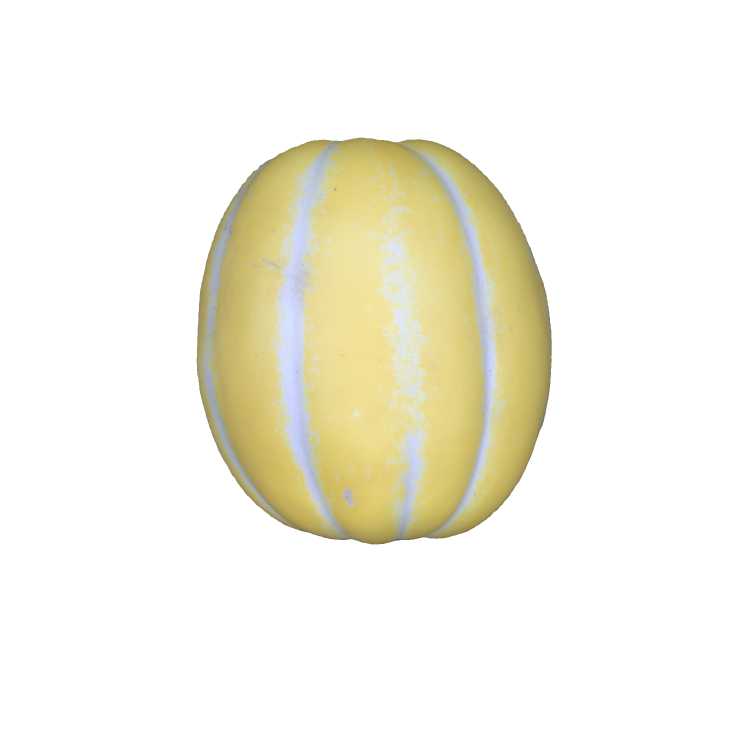
#> input picture fruit_web_code/models/melon_sort/melon/full/참외폴더/한단계/full_webp/20240613_095419_528_1_0.webp, 2256 x 2256 px (shown at 1/3 size)
$ python -i browning_final.py   (imports and definitions only)
#> lines starting #> are read from the running program, lines starting #| are printed output that depends on the picture; after the words box and inside, x2 and y2 are one past the last pixel; in counts of white or black regions, pixels touching at a corner belong together
import numpy as np
from PIL import Image
import cv2
from sklearn.cluster import KMeans


def combined_browning_mask(
    image_path: str,
    fixed_size=(800, 800),
    K_brown=5,
    v_thresh_brown=210,
    brown_h_ranges=((0, 50),),
    morph_kernel=(7, 7),
    change_ksize_local=91,
    change_diff_thresh=10,
    refine_ksize_local=101,
    refine_diff_thresh=5,
):
#> called with fixed_size = (800, 800), K_brown = 5, v_thresh_brown = 210, brown_h_ranges = ((0, 50),), morph_kernel = (7, 7), change_ksize_local = 91, change_diff_thresh = 10, refine_ksize_local = 101
    img_ori = Image.open(image_path)
#> img_ori is the input picture: PIL image 2256x2256 RGBA; mean R, G, B, A 83.1, 86.7, 105.3, 53.7
    img_ori.thumbnail(fixed_size, Image.LANCZOS)
#> img_ori: PIL image 800x800 RGBA

    img_rgba = Image.open(image_path).convert("RGBA")
    img_rgba.thumbnail(fixed_size, Image.LANCZOS)

    img = Image.open(image_path).convert("RGB")
    img.thumbnail(fixed_size, Image.LANCZOS)
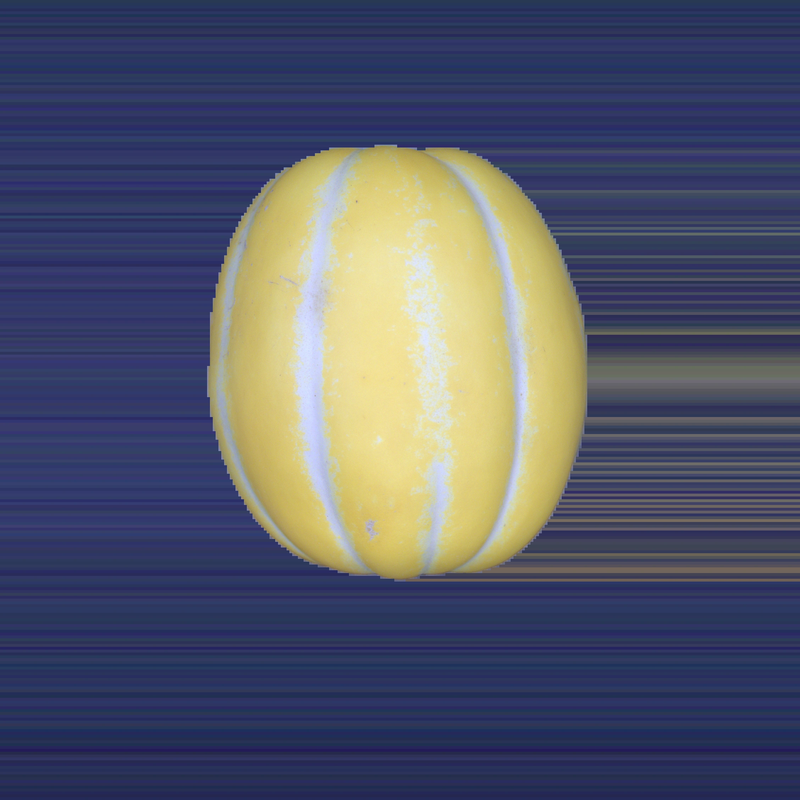
#> img: PIL image 800x800 RGB; mean R, G, B 83.1, 86.7, 105.3

    rgb = np.asarray(img, dtype=np.uint8)
    H, W = rgb.shape[:2]
#> H = 800; W = 800
    Z = rgb.reshape(-1, 3).astype(np.float32)

    def to_centers_hsv(centers_rgb_uint8):
        bgr = centers_rgb_uint8[:, ::-1].reshape((-1, 1, 3))
        hsv = cv2.cvtColor(bgr, cv2.COLOR_BGR2HSV).reshape((-1, 3))
        return hsv

    def in_ranges(v, ranges):
        v = int(v)
        return any(lo <= v <= hi for (lo, hi) in ranges)

    def mask_from_alpha(img_rgba, shrink_px=0, top_extra_shrink=0, bottom_extra_shrink=0):
#> called with shrink_px = 0, top_extra_shrink = 0, bottom_extra_shrink = 0
        rgba = np.array(img_rgba)
        alpha = rgba[:, :, 3]

        mask = np.where(alpha > 0, 255, 0).astype(np.uint8)
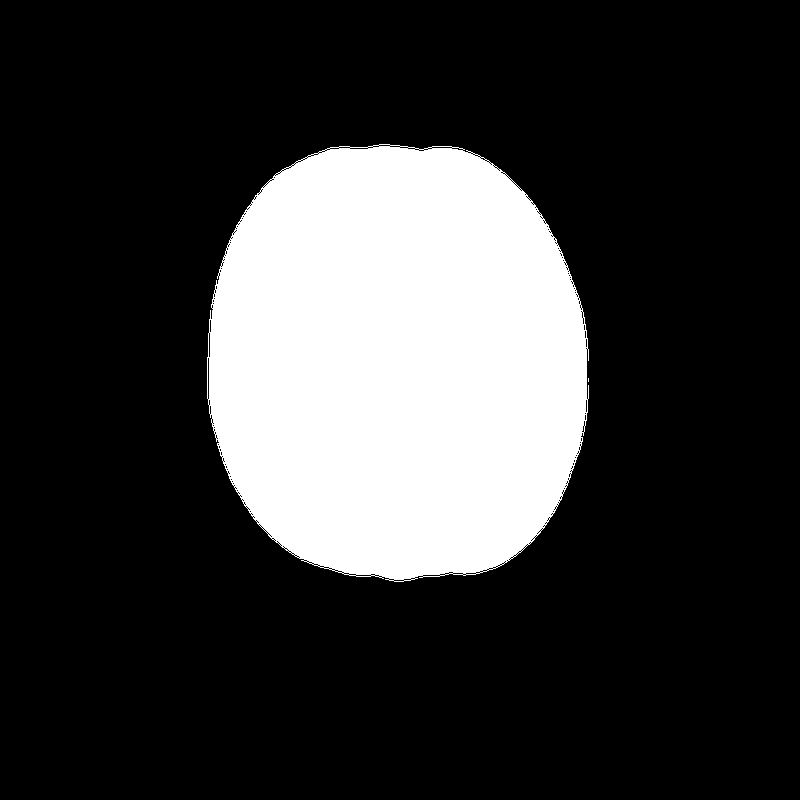
#> mask: shape (800, 800); 21.4% white; 2 white regions (1 under 20 px), largest, box (x1, y1, x2, y2) and area: (207, 144, 589, 582) 136854

        kernel = cv2.getStructuringElement(cv2.MORPH_ELLIPSE, (5, 5))
        mask = cv2.morphologyEx(mask, cv2.MORPH_CLOSE, kernel, iterations=2)
#> mask: shape (800, 800); 21.5% white; 1 white region, box (x1, y1, x2, y2) and area: (207, 144, 589, 582) 137900

        if shrink_px > 0:
            kernel_shrink = cv2.getStructuringElement(
                cv2.MORPH_ELLIPSE, (shrink_px, shrink_px)
            )
            mask = cv2.erode(mask, kernel_shrink, iterations=1)

        if top_extra_shrink > 0:
            h, w = mask.shape
            top_h = int(h * 0.4)
            top_region = mask[:top_h, :]
            kernel_top = cv2.getStructuringElement(
                cv2.MORPH_ELLIPSE, (top_extra_shrink, top_extra_shrink)
            )
            mask[:top_h, :] = cv2.erode(top_region, kernel_top, iterations=1)

        if bottom_extra_shrink > 0:
            h, w = mask.shape
            bottom_h = int(h * 0.4)
            bottom_region = mask[h - bottom_h :, :]
            kernel_bottom = cv2.getStructuringElement(
                cv2.MORPH_ELLIPSE, (bottom_extra_shrink, bottom_extra_shrink)
            )
            mask[h - bottom_h :, :] = cv2.erode(bottom_region, kernel_bottom, iterations=1)

        return mask

    mask_alpha = mask_from_alpha(img_rgba)

    rgb_bgr = rgb[:, :, ::-1]
    hsv_full = cv2.cvtColor(rgb_bgr, cv2.COLOR_BGR2HSV)
#> hsv_full: shape (800, 800, 3); mean H, S, V 96.9, 117.7, 120.5
    V = hsv_full[:, :, 2].astype(np.float32)

    local_mean_change = cv2.GaussianBlur(
        V, (change_ksize_local, change_ksize_local), 0
    )
    diff_change = local_mean_change - V
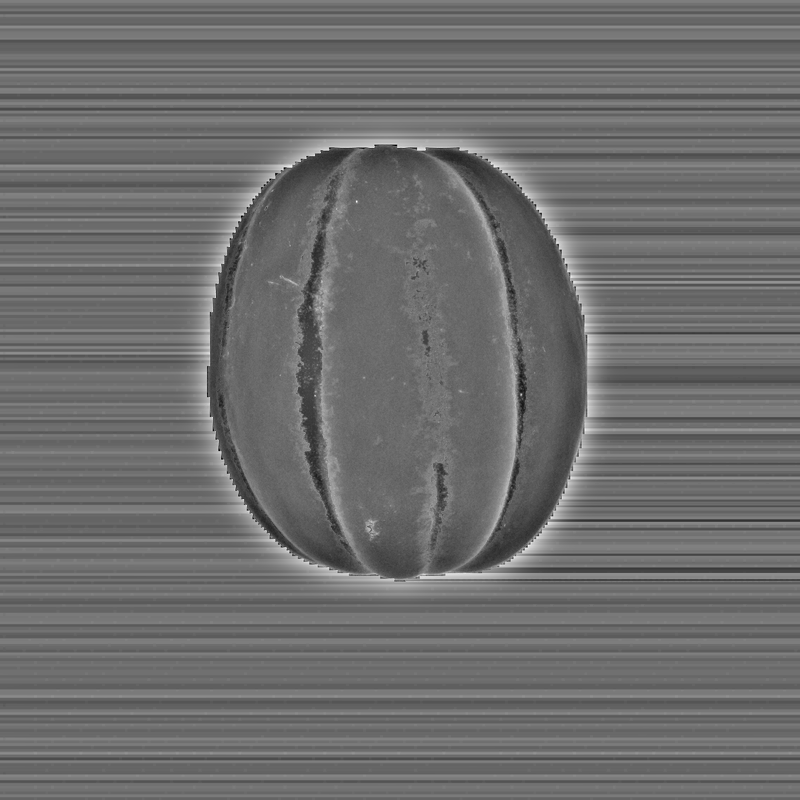
#> diff_change: shape (800, 800) float32; min -45.48, max 60.49, mean 0; drawn with min black and max white
    local_dark_change = (diff_change > change_diff_thresh).astype(np.uint8) * 255
#> local_dark_change: shape (800, 800); 5.8% white; 325 white regions (303 under 20 px), largest, box (x1, y1, x2, y2) and area: (0, 138, 800, 596) 24425, (444, 164, 518, 562) 2748, (315, 264, 358, 557) 1893
    local_dark_change = cv2.bitwise_and(local_dark_change, mask_alpha)
#> local_dark_change: shape (800, 800); 1.2% white; 346 white regions (314 under 20 px), largest, box (x1, y1, x2, y2) and area: (444, 164, 518, 562) 2748, (315, 264, 358, 557) 1893, (423, 471, 437, 535) 269
    local_dark_change = cv2.morphologyEx(
        local_dark_change,
        cv2.MORPH_OPEN,
        cv2.getStructuringElement(cv2.MORPH_ELLIPSE, (5, 5)),
        1,
    )
#> local_dark_change: shape (800, 800); 0.56% white; 16 white regions, largest, box (x1, y1, x2, y2) and area: (491, 357, 518, 528) 1251, (453, 176, 501, 269) 596, (326, 455, 345, 526) 522

    mask_melon = mask_from_alpha(
        img_rgba,
        shrink_px=7,
        top_extra_shrink=0,
        bottom_extra_shrink=0,
    )
#> in mask_from_alpha (call 2), `mask = cv2.erode(mask, kernel_shrink, iterations=1)`: mask: shape (800, 800); 20.9% white; 1 white region, box (x1, y1, x2, y2) and area: (210, 147, 586, 579) 133924

    final_mask_change = cv2.bitwise_and(local_dark_change, mask_melon)
    final_mask_change = cv2.bitwise_and(final_mask_change, mask_alpha)

    km_b = KMeans(n_clusters=K_brown, random_state=42, n_init=10)
    labels_b = km_b.fit_predict(Z)
    centers_b = km_b.cluster_centers_.astype(np.float32)
    centers_b_u8 = np.clip(centers_b, 0, 255).astype(np.uint8)
    hsv_b = to_centers_hsv(centers_b_u8)
    H_bv, S_bv, V_bv = hsv_b[:, 0], hsv_b[:, 1], hsv_b[:, 2]

    cand = [
        i
        for i in range(K_brown)
        if in_ranges(H_bv[i], brown_h_ranges) and V_bv[i] < v_thresh_brown
    ]
    cand_sorted = sorted(cand, key=lambda i: V_bv[i])

    if len(cand_sorted) >= 3 and V_bv[cand_sorted[0]] < 60:
        browning_idxs = cand_sorted[:4]
    else:
        browning_idxs = cand_sorted[:3]

    mask_browning = np.zeros((H, W), dtype=np.uint8)
    for idx in browning_idxs:
        mask_browning |= (labels_b.reshape(H, W) == idx).astype(np.uint8) * 255

    local_mean_refine = cv2.GaussianBlur(
        V, (refine_ksize_local, refine_ksize_local), 0
    )
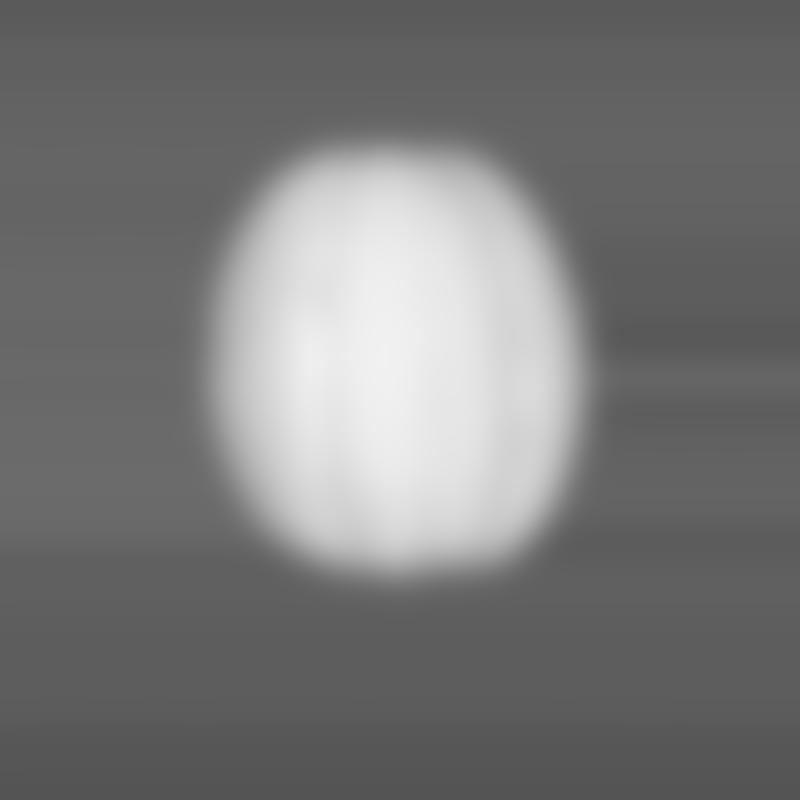
#> local_mean_refine: shape (800, 800) float32; min 84.36, max 241.1, mean 120.5
    diff_refine = local_mean_refine - V
    local_dark_refine = (diff_refine > refine_diff_thresh).astype(np.uint8) * 255
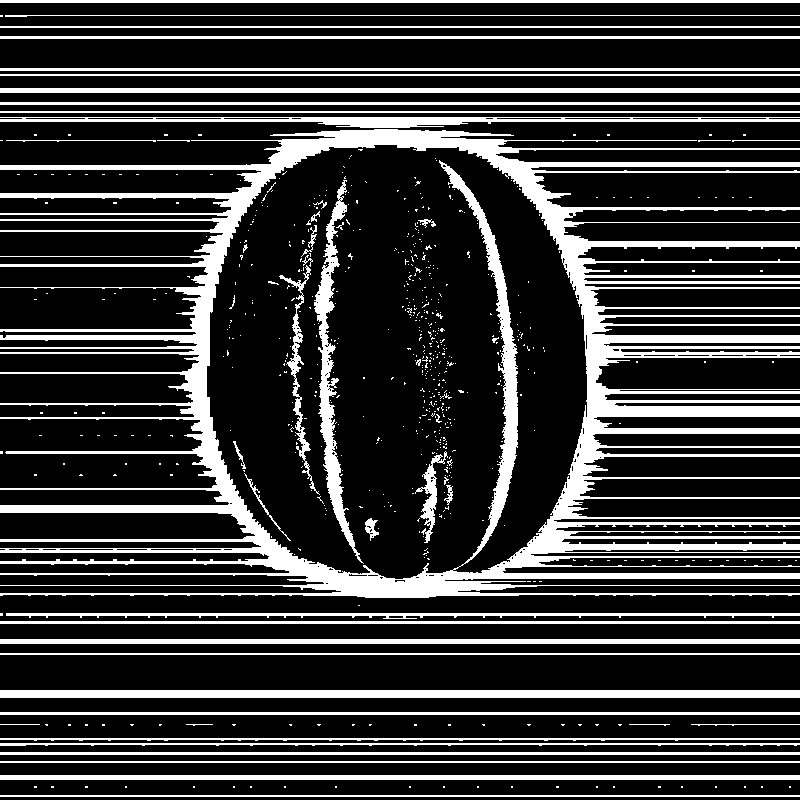
#> local_dark_refine: shape (800, 800); 21.7% white; 673 white regions (622 under 20 px), largest, box (x1, y1, x2, y2) and area: (0, 129, 800, 598) 73984, (0, 690, 800, 698) 6400, (0, 117, 800, 128) 4073
    local_dark_refine = cv2.bitwise_and(local_dark_refine, mask_alpha)
#> local_dark_refine: shape (800, 800); 2.3% white; 619 white regions (573 under 20 px), largest, box (x1, y1, x2, y2) and area: (342, 160, 518, 582) 5002, (314, 180, 364, 564) 3860, (279, 265, 320, 495) 1174

    mask_browning_refined = cv2.bitwise_and(mask_browning, local_dark_refine)
#> mask_browning_refined: shape (800, 800); 0.55% white; 117 white regions (107 under 20 px), largest, box (x1, y1, x2, y2) and area: (459, 345, 516, 567) 1877, (439, 160, 493, 258) 663, (338, 498, 364, 564) 259

    browning_mask_kmeans = cv2.bitwise_and(mask_browning, mask_melon)
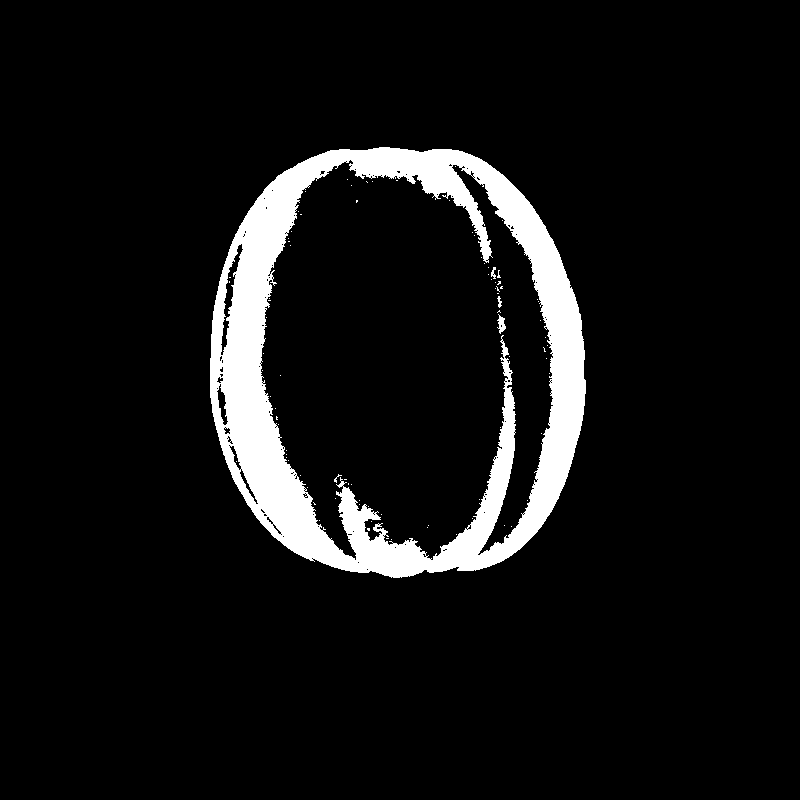
#> browning_mask_kmeans: shape (800, 800); 7.5% white; 88 white regions (84 under 20 px), largest, box (x1, y1, x2, y2) and area: (210, 147, 586, 578) 47433, (497, 314, 506, 334) 95, (491, 267, 496, 279) 35, (497, 296, 502, 308) 32
    final_mask_kmeans = cv2.bitwise_and(mask_browning_refined, mask_melon)
    final_mask_kmeans = cv2.bitwise_and(final_mask_kmeans, mask_alpha)

    final_mask = cv2.bitwise_or(final_mask_change, final_mask_kmeans)
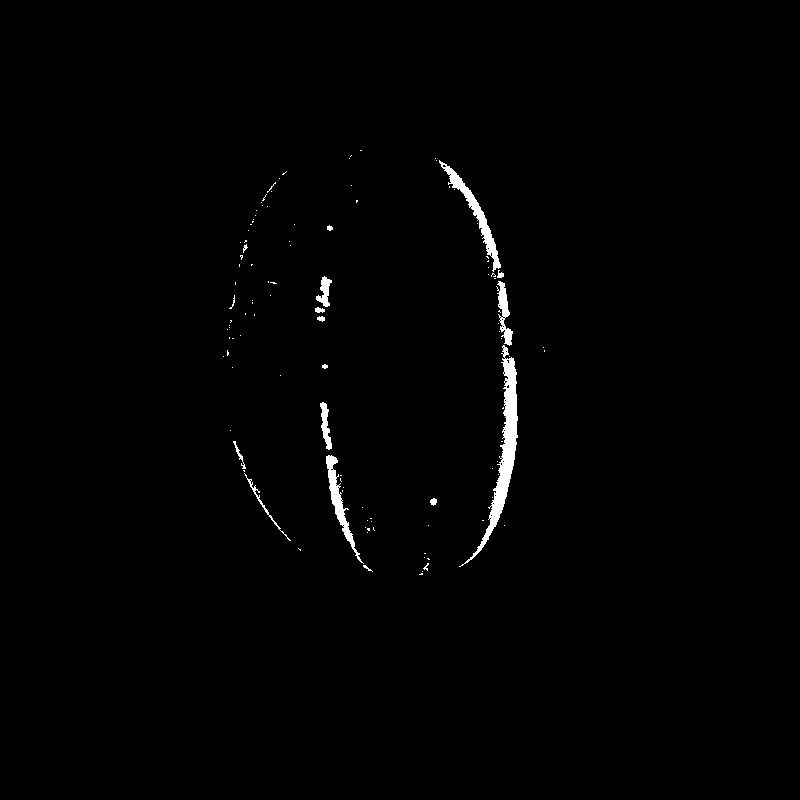
#> final_mask: shape (800, 800); 0.92% white; 111 white regions (94 under 20 px), largest, box (x1, y1, x2, y2) and area: (459, 345, 518, 567) 2296, (439, 160, 501, 272) 1006, (326, 455, 364, 564) 804

    return rgb, final_mask, mask_alpha

>>> result = combined_browning_mask('../models/melon_sort/melon/full/참외폴더/한단계/full_webp/20240613_095419_528_1_0.webp')

$ run again, on fruit_web_code/models/melon_sort/melon/full/참외폴더/한단계/full_webp/20240613_095436_772_1_0.webp
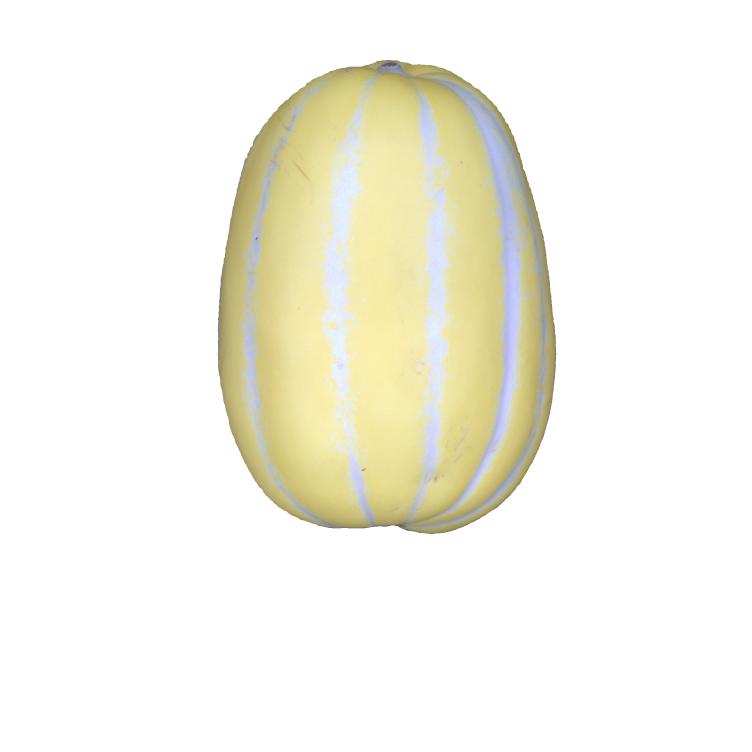
#> input picture fruit_web_code/models/melon_sort/melon/full/참외폴더/한단계/full_webp/20240613_095436_772_1_0.webp, 2256 x 2256 px (shown at 1/3 size)
#> in combined_browning_mask, img_ori is the input picture: PIL image 2256x2256 RGBA; mean R, G, B, A 91, 92, 112.5, 59.6
#> img_ori: PIL image 800x800 RGBA
#> in mask_from_alpha, `mask = np.where(alpha > 0, 255, 0).astype(np.uint8)`:
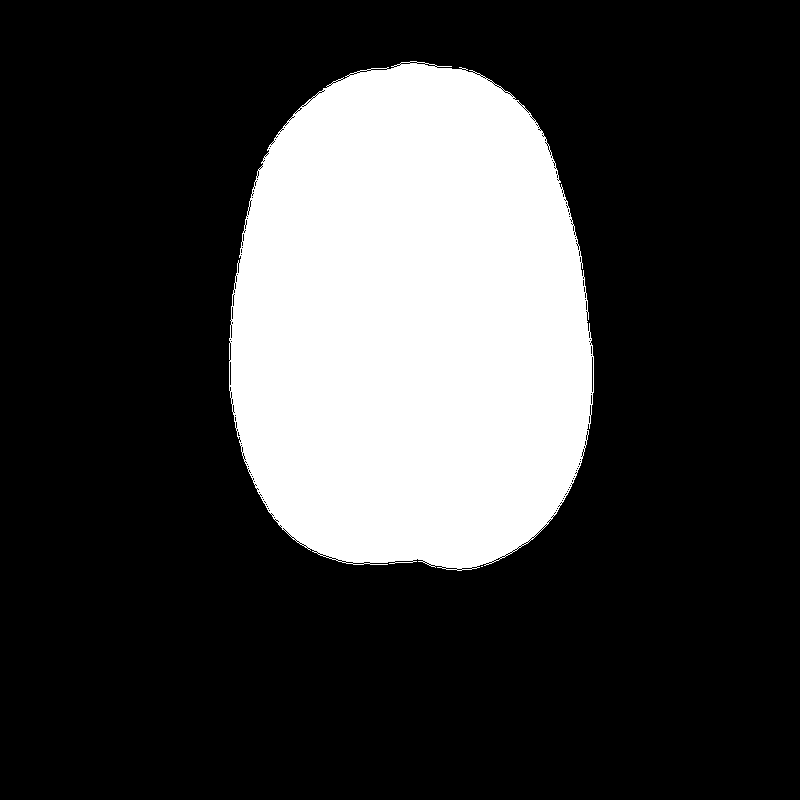
#> mask: shape (800, 800); 23.8% white; 2 white regions (1 under 20 px), largest, box (x1, y1, x2, y2) and area: (229, 61, 594, 571) 152012
#> hsv_full: shape (800, 800, 3); mean H, S, V 97.7, 108.6, 126.3
#> final_mask_change: shape (800, 800); 0.2% white; 17 white regions (5 under 20 px), largest, box (x1, y1, x2, y2) and area: (517, 413, 533, 472) 322, (529, 371, 537, 412) 251, (529, 332, 538, 366) 209
#> mask_browning_refined: shape (800, 800); 0.85% white; 247 white regions (227 under 20 px), largest, box (x1, y1, x2, y2) and area: (441, 317, 536, 556) 1850, (400, 73, 524, 194) 717, (267, 338, 287, 447) 591
#> browning_mask_kmeans: shape (800, 800); 7.3% white; 88 white regions (85 under 20 px), largest, box (x1, y1, x2, y2) and area: (232, 65, 591, 567) 46293, (461, 500, 473, 512) 68, (441, 504, 449, 514) 33
#> in combined_browning_mask, `final_mask = cv2.bitwise_or(final_mask_change, final_mask_kmeans)`:
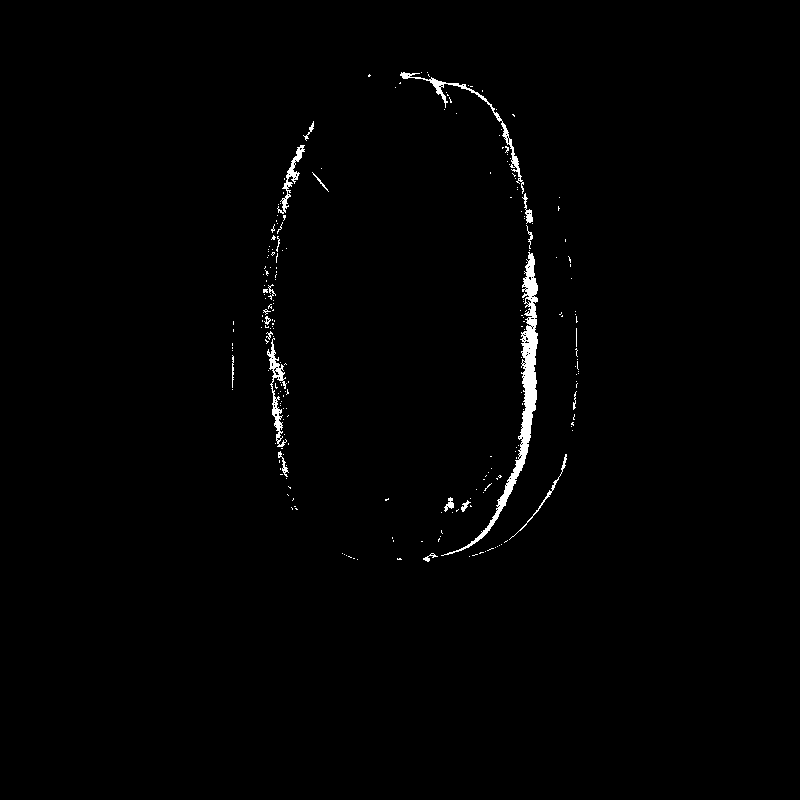
#> final_mask: shape (800, 800); 0.94% white; 230 white regions (211 under 20 px), largest, box (x1, y1, x2, y2) and area: (441, 252, 538, 556) 2811, (400, 72, 524, 194) 728, (267, 338, 287, 447) 596
